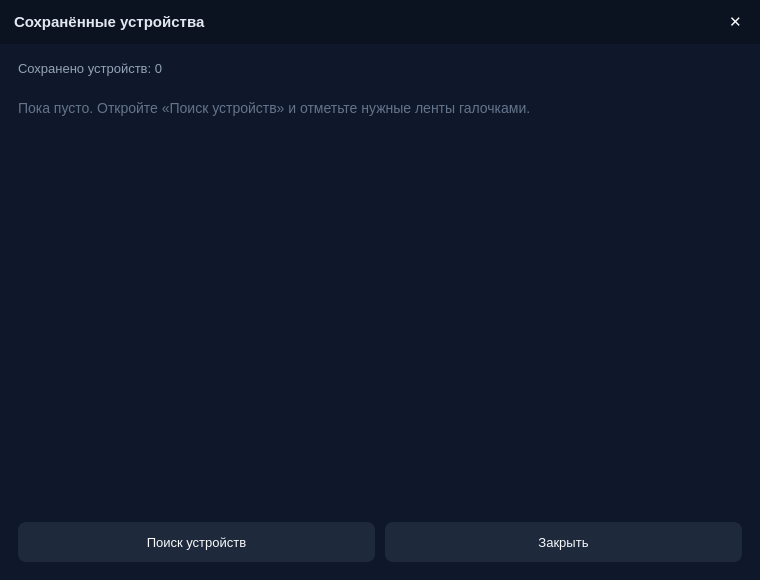
<?xml version="1.0" encoding="UTF-8"?>
<ui version="4.0">
 <class>SavedDevicesWindow</class>
 <widget class="QDialog" name="SavedDevicesWindow">
  <property name="geometry"><rect><x>0</x><y>0</y><width>760</width><height>580</height></rect></property>
  <property name="minimumSize"><size><width>700</width><height>440</height></size></property>
  <property name="windowTitle"><string>Сохранённые устройства</string></property>
  <property name="styleSheet">
   <string notr="true">
QDialog, QWidget#contentWidget { background-color: #0F172A; }
QWidget#titleBar { background-color: #0B1220; }
QLabel { color: #E2E8F0; font-size: 13px; }
QLabel#titleLabel { font-size: 15px; font-weight: bold; }
QLabel#CountLabel { color: #94A3B8; }
QLabel#EmptyLabel { color: #64748B; font-size: 14px; }
QPushButton { background-color: #1E293B; color: #F8FAFC; border: none; border-radius: 8px; padding: 10px 14px; font-size: 13px; }
QPushButton:hover { background-color: #334155; }
QPushButton#close_btn { background-color: transparent; padding: 6px 12px; font-size: 15px; }
QPushButton#close_btn:hover { background-color: #EF4444; }
QListWidget { background-color: #0F172A; border: none; outline: none; }
QListWidget::item { background: transparent; border: none; padding: 0px; margin: 0px; }
QListWidget::item:hover { background: transparent; }
QListWidget::item:selected { background: transparent; color: #F8FAFC; }
QScrollBar:vertical { background: #0F172A; width: 10px; margin: 2px; border-radius: 5px; }
QScrollBar::handle:vertical { background: #334155; min-height: 36px; border-radius: 5px; }
QScrollBar::handle:vertical:hover { background: #3B82F6; }
QScrollBar::add-line:vertical, QScrollBar::sub-line:vertical { height: 0px; }
QScrollBar::add-page:vertical, QScrollBar::sub-page:vertical { background: transparent; }
   </string>
  </property>
  <layout class="QVBoxLayout" name="mainLayout" stretch="0,1">
   <property name="spacing"><number>0</number></property>
   <property name="leftMargin"><number>0</number></property>
   <property name="topMargin"><number>0</number></property>
   <property name="rightMargin"><number>0</number></property>
   <property name="bottomMargin"><number>0</number></property>
   <item>
    <widget class="QWidget" name="titleBar" native="true">
     <property name="minimumSize"><size><width>0</width><height>44</height></size></property>
     <property name="maximumSize"><size><width>16777215</width><height>44</height></size></property>
     <layout class="QHBoxLayout" name="titleBarLayout" stretch="1,0">
      <property name="leftMargin"><number>14</number></property>
      <property name="topMargin"><number>0</number></property>
      <property name="rightMargin"><number>6</number></property>
      <property name="bottomMargin"><number>0</number></property>
      <item><widget class="QLabel" name="titleLabel"><property name="text"><string>Сохранённые устройства</string></property></widget></item>
      <item><widget class="QPushButton" name="close_btn"><property name="text"><string>✕</string></property></widget></item>
     </layout>
    </widget>
   </item>
   <item>
    <widget class="QWidget" name="contentWidget" native="true">
     <layout class="QVBoxLayout" name="contentLayout" stretch="0,0,1,0">
      <property name="spacing"><number>10</number></property>
      <property name="leftMargin"><number>18</number></property>
      <property name="topMargin"><number>14</number></property>
      <property name="rightMargin"><number>18</number></property>
      <property name="bottomMargin"><number>18</number></property>
      <item><widget class="QLabel" name="CountLabel"><property name="text"><string>Сохранено устройств: 0</string></property><property name="minimumSize"><size><width>0</width><height>20</height></size></property></widget></item>
      <item>
       <widget class="QLabel" name="EmptyLabel">
        <property name="text"><string>Пока пусто. Откройте «Поиск устройств» и отметьте нужные ленты галочками.</string></property>
        <property name="wordWrap"><bool>true</bool></property>
        <property name="minimumSize"><size><width>0</width><height>40</height></size></property>
       </widget>
      </item>
      <item><widget class="QListWidget" name="DevicesList"/></item>
      <item>
       <layout class="QHBoxLayout" name="bottomRow" stretch="1,1">
        <property name="spacing"><number>10</number></property>
        <item><widget class="QPushButton" name="SearchButton"><property name="text"><string>Поиск устройств</string></property><property name="minimumSize"><size><width>0</width><height>40</height></size></property></widget></item>
        <item><widget class="QPushButton" name="CloseButton"><property name="text"><string>Закрыть</string></property><property name="minimumSize"><size><width>0</width><height>40</height></size></property></widget></item>
       </layout>
      </item>
     </layout>
    </widget>
   </item>
  </layout>
 </widget>
 <resources/>
 <connections/>
</ui>
